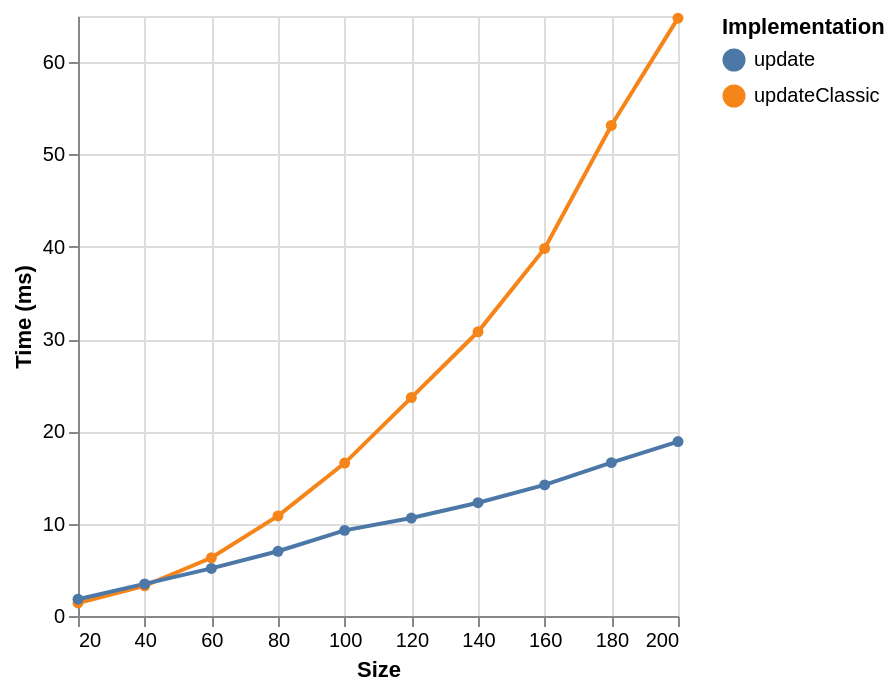

The Vega-Lite source for this figure:
### Vega specification from a JSON file in a GitHub repository (floating-point values rounded to 4 significant figures)
{"$schema": "https://vega.github.io/schema/vega/v6.json", "background": "white", "padding": 5, "width": 300, "height": 300, "style": "cell", "data": [{"name": "source_0", "values": [{"ms": 1.415, "series": "updateClassic", "size": 20}, {"ms": 3.27, "series": "updateClassic", "size": 40}, {"ms": 6.305, "series": "updateClassic", "size": 60}, {"ms": 10.84, "series": "updateClassic", "size": 80}, {"ms": 16.57, "series": "updateClassic", "size": 100}, {"ms": 23.66, "series": "updateClassic", "size": 120}, {"ms": 30.79, "series": "updateClassic", "size": 140}, {"ms": 39.82, "series": "updateClassic", "size": 160}, {"ms": 53.14, "series": "updateClassic", "size": 180}, {"ms": 64.76, "series": "updateClassic", "size": 200}, {"ms": 1.817, "series": "update", "size": 20}, {"ms": 3.476, "series": "update", "size": 40}, {"ms": 5.154, "series": "update", "size": 60}, {"ms": 7.012, "series": "update", "size": 80}, {"ms": 9.277, "series": "update", "size": 100}, {"ms": 10.61, "series": "update", "size": 120}, {"ms": 12.27, "series": "update", "size": 140}, {"ms": 14.2, "series": "update", "size": 160}, {"ms": 16.61, "series": "update", "size": 180}, {"ms": 18.89, "series": "update", "size": 200}]}, {"name": "data_0", "source": "source_0", "transform": [{"type": "formula", "expr": "toNumber(datum[\"size\"])", "as": "size"}]}, {"name": "data_1", "source": "data_0", "transform": [{"type": "filter", "expr": "isValid(datum[\"size\"]) && isFinite(+datum[\"size\"]) && isValid(datum[\"ms\"]) && isFinite(+datum[\"ms\"])"}]}], "marks": [{"name": "layer_0_pathgroup", "type": "group", "from": {"facet": {"name": "faceted_path_layer_0_main", "data": "data_0", "groupby": ["series"]}}, "encode": {"update": {"width": {"field": {"group": "width"}}, "height": {"field": {"group": "height"}}}}, "marks": [{"name": "layer_0_marks", "type": "line", "style": ["line"], "sort": {"field": "x"}, "from": {"data": "faceted_path_layer_0_main"}, "encode": {"update": {"stroke": {"scale": "color", "field": "series"}, "description": {"signal": "\"Size: \" + (format(datum[\"size\"], \"\")) + \"; Time (ms): \" + (format(datum[\"ms\"], \"\")) + \"; series: \" + (isValid(datum[\"series\"]) ? isArray(datum[\"series\"]) ? join(datum[\"series\"], ' ') : datum[\"series\"] : \"\"+datum[\"series\"])"}, "x": {"scale": "x", "field": "size"}, "y": {"scale": "y", "field": "ms"}, "defined": {"signal": "isValid(datum[\"size\"]) && isFinite(+datum[\"size\"]) && isValid(datum[\"ms\"]) && isFinite(+datum[\"ms\"])"}}}}]}, {"name": "layer_1_marks", "type": "symbol", "style": ["point"], "from": {"data": "data_1"}, "encode": {"update": {"opacity": {"value": 1}, "fill": {"scale": "color", "field": "series"}, "ariaRoleDescription": {"value": "point"}, "description": {"signal": "\"Size: \" + (format(datum[\"size\"], \"\")) + \"; Time (ms): \" + (format(datum[\"ms\"], \"\")) + \"; series: \" + (isValid(datum[\"series\"]) ? isArray(datum[\"series\"]) ? join(datum[\"series\"], ' ') : datum[\"series\"] : \"\"+datum[\"series\"])"}, "x": {"scale": "x", "field": "size"}, "y": {"scale": "y", "field": "ms"}}}}], "scales": [{"name": "x", "type": "linear", "domain": {"fields": [{"data": "data_0", "field": "size"}, {"data": "data_1", "field": "size"}]}, "range": [0, {"signal": "width"}], "nice": true, "zero": false}, {"name": "y", "type": "linear", "domain": {"fields": [{"data": "data_0", "field": "ms"}, {"data": "data_1", "field": "ms"}]}, "range": [{"signal": "height"}, 0], "nice": true, "zero": true}, {"name": "color", "type": "ordinal", "domain": {"fields": [{"data": "data_0", "field": "series"}, {"data": "data_1", "field": "series"}], "sort": true}, "range": "category"}], "axes": [{"scale": "x", "orient": "bottom", "gridScale": "y", "grid": true, "tickCount": {"signal": "ceil(width/40)"}, "domain": false, "labels": false, "aria": false, "maxExtent": 0, "minExtent": 0, "ticks": false, "zindex": 0}, {"scale": "y", "orient": "left", "gridScale": "x", "grid": true, "tickCount": {"signal": "ceil(height/40)"}, "domain": false, "labels": false, "aria": false, "maxExtent": 0, "minExtent": 0, "ticks": false, "zindex": 0}, {"scale": "x", "orient": "bottom", "grid": false, "title": "Size", "labelFlush": true, "labelOverlap": true, "tickCount": {"signal": "ceil(width/40)"}, "zindex": 0}, {"scale": "y", "orient": "left", "grid": false, "title": "Time (ms)", "labelOverlap": true, "tickCount": {"signal": "ceil(height/40)"}, "zindex": 0}], "legends": [{"orient": "right", "symbolLimit": 30, "title": "Implementation", "stroke": "color", "symbolType": "circle", "fill": "color", "encode": {"symbols": {"update": {"opacity": {"value": 1}}}}}]}
